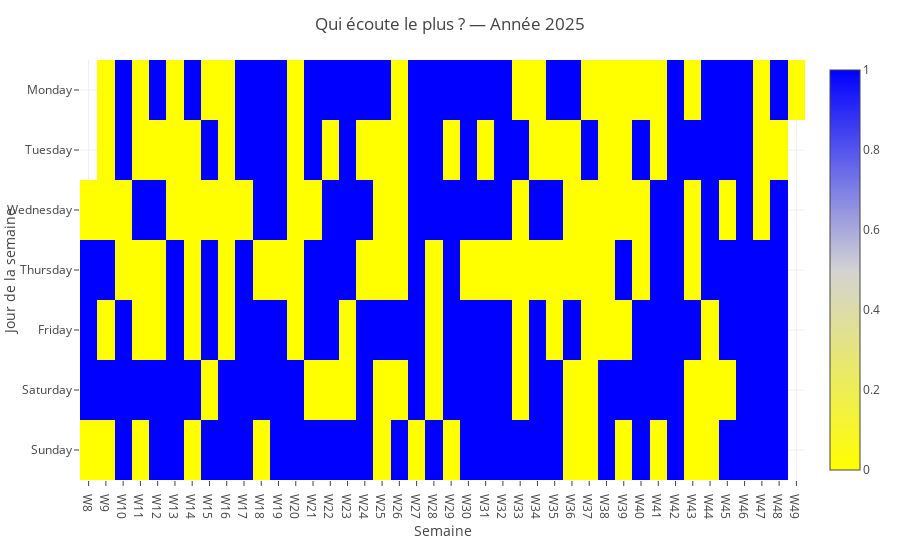

The cell this chart's notebook holds for it:
### Code cell
# -1 : Gautier gagne / 0 : égalité / +1 : Justin gagne
pivot["compare_flag"] = pivot["compare"].apply(lambda x:
    1 if x > 0 else (-1 if x < 0 else 0)
)

# 4. Matrice pour la heatmap
matrix_compare = pivot.pivot(
    index="weekday",
    columns="week",
    values="compare_flag"
).reindex(jours_order)

# 5. Remap des valeurs en [0,1] pour Plotly
# -1 → 0 (jaune)
#  0 → 0.5 (gris)
# +1 → 1 (bleu)
matrix_plot = (matrix_compare + 1) / 2

# --- Labels axes ---
semaines = [f"W{w}" for w in matrix_compare.columns]
jours = matrix_compare.index.tolist()


fig = px.imshow(
    matrix_plot,
    x=semaines,
    y=jours,
    color_continuous_scale=["yellow", "lightgray", "blue"],
    aspect="auto",
)

fig.update_traces(
    hovertemplate="%{y}, %{x}<extra></extra>"
)

fig.update_layout(
    title=f"Qui écoute le plus ? — Année {year_selected}",
    xaxis_title="Semaine",
    yaxis_title="Jour de la semaine",
    plot_bgcolor='white',
    paper_bgcolor='white'
)
fig.show()
st.plotly_chart(fig)

### Figure 1 — Plotly figure (JSON) as saved in the notebook; plotly's stock layout.template omitted (floating-point values rounded to 4 significant figures; data arrays with more than 128 entries replaced by an {"elided": "..."} marker saying what was removed)
{"data": [{"coloraxis": "coloraxis", "hovertemplate": "%{y}, %{x}<extra></extra>", "name": "0", "type": "heatmap", "x": ["W8", "W9", "W10", "W11", "W12", "W13", "W14", "W15", "W16", "W17", "W18", "W19", "W20", "W21", "W22", "W23", "W24", "W25", "W26", "W27", "W28", "W29", "W30", "W31", "W32", "W33", "W34", "W35", "W36", "W37", "W38", "W39", "W40", "W41", "W42", "W43", "W44", "W45", "W46", "W47", "W48", "W49"], "xaxis": "x", "y": ["Monday", "Tuesday", "Wednesday", "Thursday", "Friday", "Saturday", "Sunday"], "yaxis": "y", "z": {"elided": "7x42 float values"}}], "layout": {"coloraxis": {"colorscale": [[0, "yellow"], [0.5, "lightgray"], [1, "blue"]]}, "margin": {"t": 60}, "paper_bgcolor": "white", "plot_bgcolor": "white", "title": {"text": "Qui écoute le plus ? — Année 2025"}, "xaxis": {"anchor": "y", "domain": [0, 1], "title": {"text": "Semaine"}}, "yaxis": {"anchor": "x", "autorange": "reversed", "domain": [0, 1], "title": {"text": "Jour de la semaine"}}}}
